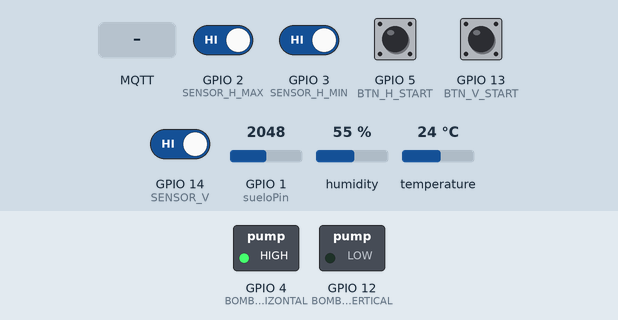
A sketch run on a simulated ESP32. Shown: switched loads named in the sketch (green lamp = pin HIGH). The test bench sets the inputs (shaded band); at power-on: GPIO 2 (SENSOR_H_MAX), GPIO 3 (SENSOR_H_MIN), GPIO 5 (BTN_H_START), GPIO 13 (BTN_V_START), GPIO 14 (SENSOR_V) HIGH, GPIO 1 (sueloPin) = 2048, humidity 55 %, temperature 24 °C. WiFi joins after 1.5 s; servers stay silent unless stated; no MQTT or app messages arrive unless stated; what the sketch prints to the serial monitor is not drawn.

Above: at 2.7 s.
2.8 s: GPIO 14 (SENSOR_V) driven LOW
At 7.0 s:
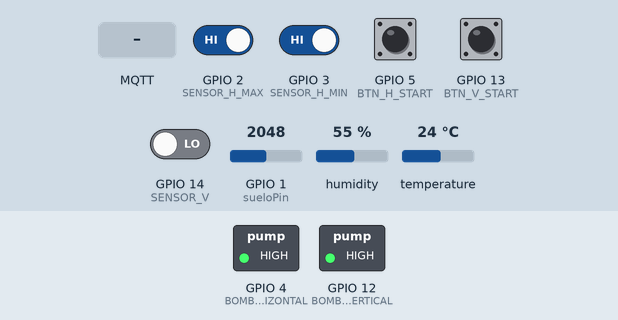
8.0 s: GPIO 2 (SENSOR_H_MAX) driven LOW
At 12.6 s:
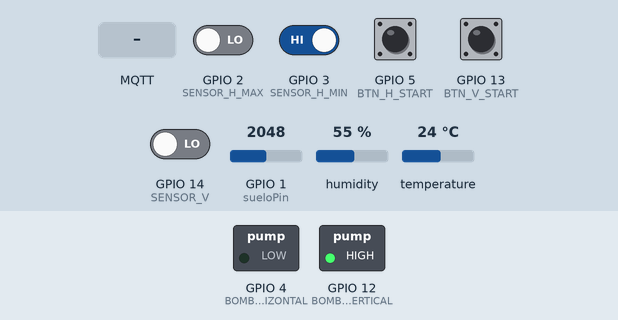
13.1 s: GPIO 1 (sueloPin) set to 1448
23.1 s: GPIO 2 (SENSOR_H_MAX) driven HIGH
At 27.2 s:
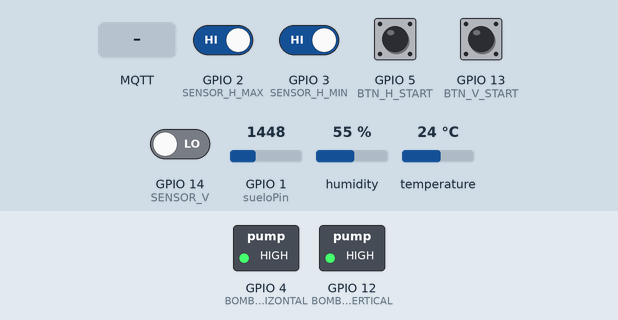
28.1 s: GPIO 3 (SENSOR_H_MIN) driven LOW
38.2 s: MQTT message "H_OFF" arrives on the first subscribed topic
At 43.0 s:
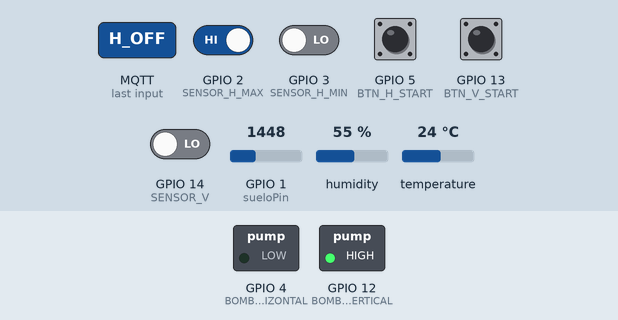
Timing chart, 0 to 44.2 s (numbered marks = the images above; inputs shaded):
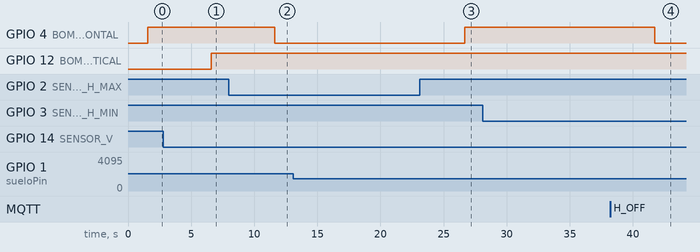

Measured:
- after the input at 2.8 s, GPIO 12 (BOMBA_VERTICAL): LOW → HIGH after 3.8 s
- after the input at 8.0 s, GPIO 4 (BOMBA_HORIZONTAL): HIGH → LOW after 3.6 s
- after the input at 13.1 s, every drawn part: stays the same
- after the input at 23.1 s, GPIO 4 (BOMBA_HORIZONTAL): LOW → HIGH after 3.6 s
- after the input at 28.1 s, every drawn part: stays the same
- after the input at 38.2 s, GPIO 4 (BOMBA_HORIZONTAL): HIGH → LOW after 3.5 s

The sketch:

todo.ino
```cpp
#include <WiFi.h>
#include <PubSubClient.h>
#include <Adafruit_Sensor.h>
#include <DHT.h>
#include <DHT_U.h>

// ################################
// ### CONFIGURACIÓN DE PINES ###
// ################################

// Sensor de humedad del suelo
const int sueloPin = 1;  // GPIO1 (ADC1_CH0)

// Sensor DHT22
#define DHTPIN 10        // GPIO10
#define DHTTYPE DHT22
DHT_Unified dht(DHTPIN, DHTTYPE);

// Sensores de nivel líquido (horizontal/vertical)
#define SENSOR_H_MAX 2   // GPIO2
#define SENSOR_H_MIN 3   // GPIO3
#define BOMBA_HORIZONTAL 4 // GPIO4
#define BTN_H_START 5    // GPIO5
#define SENSOR_V 14      // GPIO14
#define BOMBA_VERTICAL 12 // GPIO12
#define BTN_V_START 13   // GPIO13

// ################################
// ### CONFIGURACIÓN WIFI/MQTT ###
// ################################
const char* WIFI_SSID = "USCO_CENTRAL";
const char* WIFI_PASS = "";
const char* MQTT_SERVER = "192.168.204.153";
const int MQTT_PORT = 1883;
const char* TOPIC = "iot/sensores";

WiFiClient espClient;
PubSubClient client(espClient);

// ################################
// ### FUNCIONES DE CONFIGURACIÓN ###
// ################################
void setup_wifi() {
  delay(10);
  Serial.begin(115200);
  Serial.println("\nConectando a " + String(WIFI_SSID));

  WiFi.begin(WIFI_SSID, WIFI_PASS);

  while (WiFi.status() != WL_CONNECTED) {
    delay(500);
    Serial.print(".");
  }

  Serial.println("\nWiFi conectado\nIP: " + WiFi.localIP().toString());
}

void reconnect() {
  while (!client.connected()) {
    Serial.print("Conectando MQTT...");
    if (client.connect("ESP32_MultiSensor")) {
      Serial.println("conectado");
      client.subscribe("iot/comandos"); // Tópico para recibir comandos
    } else {
      Serial.print("fallo, rc=");
      Serial.print(client.state());
      Serial.println(" reintento en 5s");
      delay(5000);
    }
  }
}

void setup() {
  // Inicializar DHT22
  dht.begin();

  // Configurar pines de sensores de nivel
  pinMode(SENSOR_H_MAX, INPUT_PULLUP);
  pinMode(SENSOR_H_MIN, INPUT_PULLUP);
  pinMode(BOMBA_HORIZONTAL, OUTPUT);
  pinMode(BTN_H_START, INPUT_PULLUP);
  pinMode(SENSOR_V, INPUT_PULLUP);
  pinMode(BOMBA_VERTICAL, OUTPUT);
  pinMode(BTN_V_START, INPUT_PULLUP);

  // Inicializar bombas apagadas
  digitalWrite(BOMBA_HORIZONTAL, LOW);
  digitalWrite(BOMBA_VERTICAL, LOW);

  setup_wifi();
  client.setServer(MQTT_SERVER, MQTT_PORT);
  client.setCallback(callback);
}

// ################################
// ### FUNCIONES DE LECTURA ###
// ################################
String leerHorizontal() {
  if (digitalRead(SENSOR_H_MAX) == LOW) return "MAXIMO";
  else if (digitalRead(SENSOR_H_MIN) == LOW) return "MINIMO";
  else return "CRITICO";
}

String leerVertical() {
  return (digitalRead(SENSOR_V) == LOW) ? "VACIO" : "LLENO";
}

void controlBombas() {
  // Control automático sistema horizontal
  String estadoH = leerHorizontal();
  if (estadoH == "CRITICO") digitalWrite(BOMBA_HORIZONTAL, HIGH);
  else if (estadoH == "MAXIMO") digitalWrite(BOMBA_HORIZONTAL, LOW);

  // Control automático sistema vertical
  String estadoV = leerVertical();
  if (estadoV == "VACIO") digitalWrite(BOMBA_VERTICAL, HIGH);
  else digitalWrite(BOMBA_VERTICAL, LOW);
}

// ################################
// ### CALLBACK MQTT (COMANDOS) ###
// ################################
void callback(char* topic, byte* message, unsigned int length) {
  String msg;
  for (int i = 0; i < length; i++) msg += (char)message[i];

  if (String(topic) == "iot/comandos") {
    if (msg == "H_ON") digitalWrite(BOMBA_HORIZONTAL, HIGH);
    else if (msg == "H_OFF") digitalWrite(BOMBA_HORIZONTAL, LOW);
    else if (msg == "V_ON") digitalWrite(BOMBA_VERTICAL, HIGH);
    else if (msg == "V_OFF") digitalWrite(BOMBA_VERTICAL, LOW);
  }
}

// ################################
// ### LOOP PRINCIPAL ###
// ################################
void loop() {
  if (!client.connected()) reconnect();
  client.loop();

  // --- Lectura de sensores ---
  // 1. Humedad del suelo
  int sueloValue = analogRead(sueloPin);
  String sueloEstado = (sueloValue > 1488) ? "SECO" : "HUMEDO";
  String payloadSuelo = "{\"valor\":" + String(sueloValue) + ",\"estado\":\"" + sueloEstado + "\"}";

  // 2. DHT22 (temperatura y humedad ambiente)
  sensors_event_t temp_event, hum_event;
  dht.temperature().getEvent(&temp_event);
  dht.humidity().getEvent(&hum_event);
  float temperatura = temp_event.temperature;
  float humedad = hum_event.relative_humidity;
  String payloadAmbiente = "{\"temperatura\":" + String(temperatura, 1) + ",\"humedad\":" + String(humedad, 1) + "}";

  // 3. Sensores de nivel líquido
  String nivelH = leerHorizontal();
  String nivelV = leerVertical();
  String payloadNivel = "{\"horizontal\":\"" + nivelH + "\",\"vertical\":\"" + nivelV + "\"}";

  // --- Publicar en MQTT (Topics separados) ---
  client.publish("iot/suelo", payloadSuelo.c_str());
  client.publish("iot/ambiente", payloadAmbiente.c_str());
  client.publish("iot/nivel", payloadNivel.c_str());

  // --- Log en Serial Monitor ---
  Serial.println("📤 Enviados:");
  Serial.println("- Tópico 'iot/suelo': " + payloadSuelo);
  Serial.println("- Tópico 'iot/ambiente': " + payloadAmbiente);
  Serial.println("- Tópico 'iot/nivel': " + payloadNivel);

  // --- Control de bombas y botones  ---
  controlBombas();
  if (digitalRead(BTN_H_START) == LOW) {
    digitalWrite(BOMBA_HORIZONTAL, !digitalRead(BOMBA_HORIZONTAL));
    delay(300);
  }
  if (digitalRead(BTN_V_START) == LOW) {
    digitalWrite(BOMBA_VERTICAL, !digitalRead(BOMBA_VERTICAL));
    delay(300);
  }

  delay(5000); // Espera 5 segundos entre lecturas
}
```
